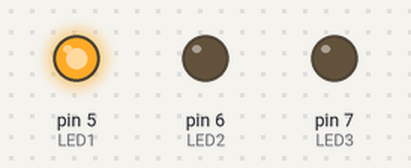
Bench run of a sketch on a simulated Arduino Uno, built with avr-gcc and run on an emulated ATmega328P. Parts: output pins drawn as LEDs (lit = HIGH).

Above: at 0.12 s.
At 1.37 s:
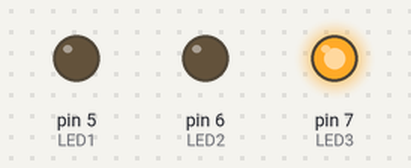
At 2.62 s:
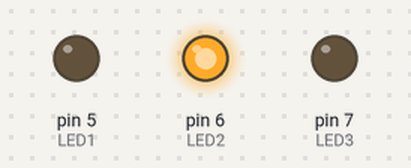
Timing chart, 0 to 3.0 s (numbered marks = the images above):
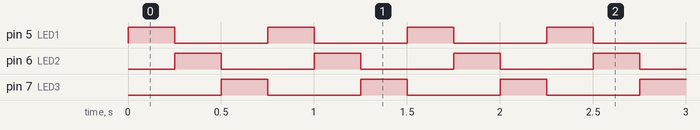

The sketch:

led_sequential_blinker.ino
```cpp
#define LED1 5
#define LED2 6
#define LED3 7
#define DELAY 250

void setup()
{
    // put your setup code here, to run once:
    pinMode(LED1, OUTPUT);
    pinMode(LED2, OUTPUT);
    pinMode(LED3, OUTPUT);
}

void loop()
{
    // put your main code here, to run repeatedly:
    digitalWrite(LED1, HIGH);
    delay(DELAY);
    digitalWrite(LED1, LOW);
    digitalWrite(LED2, HIGH);
    delay(DELAY);
    digitalWrite(LED2, LOW);
    digitalWrite(LED3, HIGH);
    delay(DELAY);
    digitalWrite(LED3, LOW);
}
```

Measured:
- by itself, pin 5 (LED1), pin 6 (LED2), pin 7 (LED3): alternates HIGH for 0.25 s and LOW for 0.50 s
- by itself, everything shown: repeats every 0.75 s, in 3 steps
